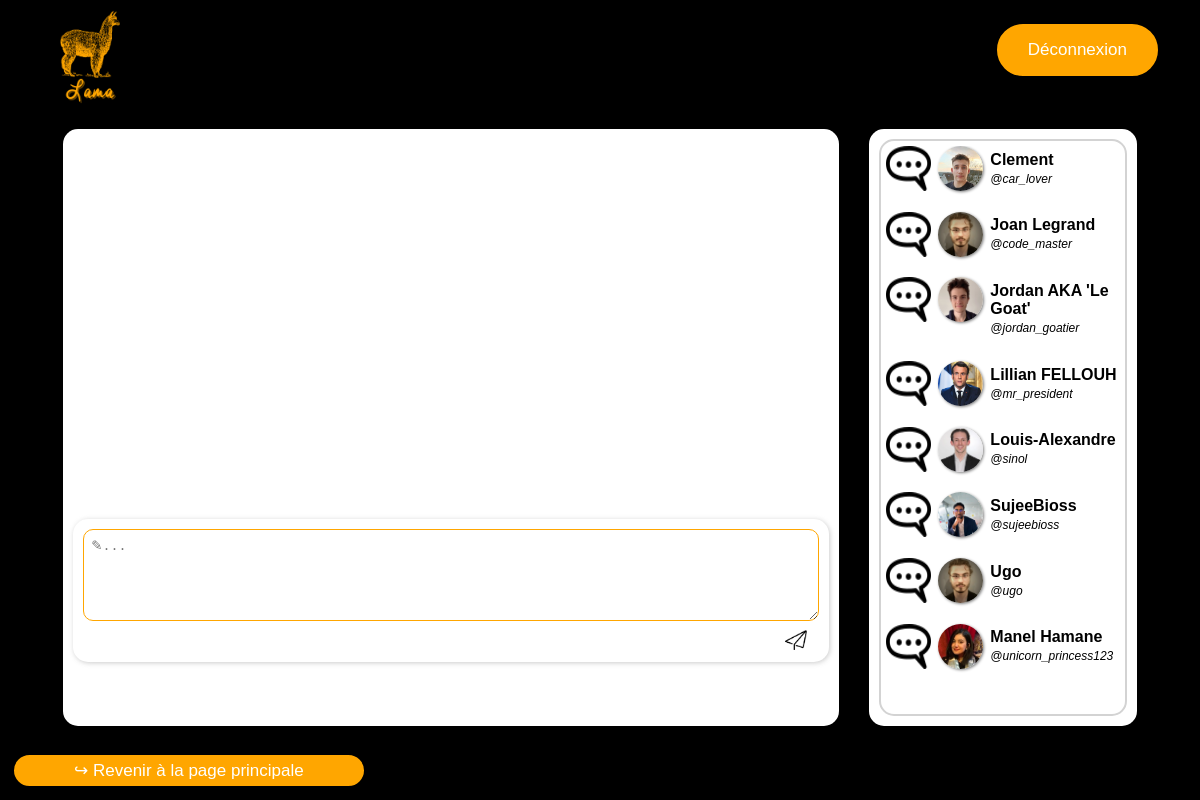
/message/message.php (signed in), run on the app's committed database.
### tables this page shows
CREATE TABLE Friends(
  user_id_1 varchar(50) NOT NULL,
  user_id_2 varchar(50) NOT NULL,
  PRIMARY KEY(user_id_1, user_id_2),
  FOREIGN KEY (user_id_1) REFERENCES User(user_id),
  FOREIGN KEY (user_id_2) REFERENCES User(user_id)
);

CREATE TABLE `User` (
  user_id varchar(50) PRIMARY KEY NOT NULL,
  name varchar(100) NOT NULL,
  email varchar(100) NOT NULL,
  password varchar(100) NOT NULL
);

### message/message.php (the view, shortened to what this page needs)
<!DOCTYPE html>
<html>
<head>
    <link rel="stylesheet" href="./message.css">
</head>
<body>
    <?php include("../header/header.php"); ?>
    <div class="container">
        <div id="div_message" class="items">
            <div id="message_list">
                <div id="message">
                </div>
            </div>
            <div class='post_block'>
                    <div class='comment_text'>
                        <textarea rows='5' placeholder='✎...'  maxlength='200'></textarea>
                        <img src='../img/send_icon.webp' class='comment_send_button' onclick='send_message(event)'/>
                    </div>
                </div>
        </div>
        <div id="div_friendlist" class="items">
            <div id="friendlist">
                <div id="friends">
                    <?php
                        $mysqli = new mysqli("localhost", "lama", "lama_admin", "lama");
                        $result = $mysqli->execute_query("SELECT User.name, Friends.user_id_2 from Friends INNER JOIN User ON Friends.user_id_2 = User.user_id WHERE Friends.user_id_1 = ?",[$_SESSION["user_id"]]);
                        foreach($result as $row){
                            if(file_exists("../img/user_profile_pictures/".$row["user_id_2"].".webp")){
                                $img=$row["user_id_2"];
                            }
                            else{
                                $img="default";
                            }
                            printf("<div class='friend_block'>
                            <img class='msg' src='/img/message.webp'>
                            <img class='profile_picture' src='/img/user_profile_pictures/%s.webp'>
                            <div>
                                <b>%s</b>
                                <br>
                                <i>@%s</i>
                            </div>
                        </div>", $img, $row["name"], $row["user_id_2"]);
                        }
                    ?>
                </div>
            </div>
        </div>
    </div>
    <a href='../feed/site.php' id='back_to_main_page'>↪ Revenir à la page principale</a>
</body>
</html>

### message/message.css (style rules this page uses)
:root { --lama_orange:#ffa600; --police_font:#ffffff; --user_id_font:#d3d3d3; --main_divs_shadow:#b9b9b9bb; --bg_color:#000000; }
html, body { height: 100%; font-family: Arial, Helvetica, sans-serif; }
body { background-color: var(--bg_color); margin: 0px; display: flex; flex-direction: column; }
.container { display: flex; align-items: stretch; height: 200px; flex:2; margin-left: 4%; margin-right: 4%; }
.items { background-color: white; margin: 15px; border-radius: 15px; }
#div_message { flex-grow: 20; width: 20%; padding: 10px; display: flex; flex-direction: column; }
#message_list { height: 62%; background-color: #ffffff; border-radius: 15px; padding: 1%; width: auto; }
#message { overflow-y: scroll; height: 100%; padding-right: 1%; }
.msg { border-radius: 5px; cursor: pointer; }
.post_block { margin-top: 1%; background-color: white; box-shadow: var(--main_divs_shadow) 1px 1px 5px; border-radius: 15px; padding: 10px; text-align: justify; color:black; }
.comment_text { text-align: right; }
.comment_text>textarea { padding: 1%; box-sizing: border-box; border-radius:10px; border-color: var(--lama_orange); resize:none; width: 100%; resize: vertical; }
.comment_send_button { cursor:pointer; width: 3%; height: 3%; margin-right: 1%; margin-bottom: -1%; padding: 5px; border-radius: 7px; }
#div_friendlist { flex-grow: 1; width: 20%; display: flex; flex-direction: column; text-align: center; padding: 10px; }
#friendlist { flex:2; height: 100px; background-color: #ffffff; border: 2px solid lightgray; border-radius: 15px; padding: 2%; width: auto; text-align: left; }
#friends { overflow-y: scroll; height: 100%; }
.friend_block { margin-bottom: 25px; }
#friendlist img { margin-right: 3%; width: 45px; height: 45px; float: left; }
.profile_picture { border-radius: 100%; box-shadow: grey 1px 1px 3px; }
.friend_block div { padding-top: 2%; }
#friendlist i { font-size: 12px; }
#back_to_main_page { background-color: var(--lama_orange); border-radius:28px; border: var(--bg_color) 2px solid; cursor:pointer; color:var(--police_font); font-size:17px; padding:5px 60px; text-decoration:none; margin: 1%; margin-right: auto; float: left; }
* { scrollbar-width: auto; scrollbar-color: var(--lama_orange) transparent; }

### data on the page
friends: user_id_2 (picture), user_id_2.name "Clement", user_id_2 "car_lover"
friends: user_id_2 (picture), user_id_2.name "Joan Legrand", user_id_2 "code_master"
friends: user_id_2 (picture), user_id_2.name "Jordan AKA 'Le Goat'", user_id_2 "jordan_goatier"
friends: user_id_2 (picture), user_id_2.name "Lillian FELLOUH", user_id_2 "mr_president"
friends: user_id_2 (picture), user_id_2.name "Louis-Alexandre", user_id_2 "sinol"
friends: user_id_2 (picture), user_id_2.name "SujeeBioss", user_id_2 "sujeebioss"
friends: user_id_2.name "Ugo", user_id_2 "ugo"
friends: user_id_2 (picture), user_id_2.name "Manel Hamane", user_id_2 "unicorn_princess123"
